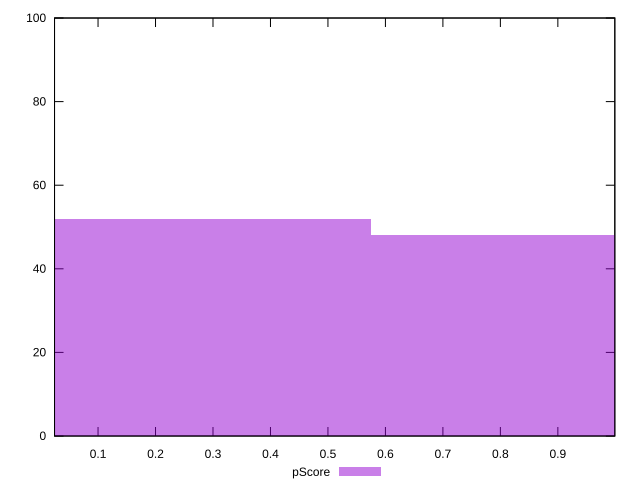

gnuplot code for this plot:
reset

$pScore <<EOF
0 52
1.1497650504897612 48
EOF

set key outside below
set boxwidth 1.1497650504897612
set xrange [0.02430218130386297:0.9991162893130298]
set yrange [0:100]
set trange [0:100]
set style fill transparent solid 0.5 noborder
set terminal svg size 640, 490 enhanced background rgb 'white'
set output "reports/report_00028_2021-02-24T12-49-42.674Z/interactive/samples/agenda/pScore/histogram.svg"

plot $pScore title "pScore" with boxes

reset
